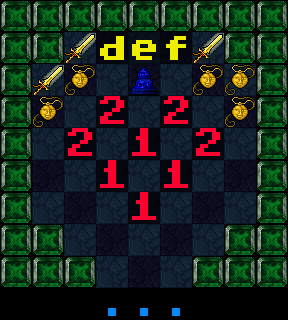

A level layout from a 2D game, rendered from its tile map. Below: a short description, then the map file with its tile-grid data intact:
An orthogonal 9x10 tile map with 32x32 px tiles, 3 tile layers (Tile Layer, Feature Layer, Tag Layer), 2 tilesets.

<map version="2017.05.26" orientation="orthogonal" renderorder="right-down" width="9" height="10" tilewidth="32" tileheight="32" backgroundcolor="#000000" nextobjectid="1">
 <properties>
  <property name="code" value=": ee_sif(_G)" />
  <property name="tags" value="ee_9x9" />
 </properties>
 <tileset firstgid="1" source="../tilesets/features.tsx" />
 <tileset firstgid="205" source="../tilesets/basic.tsx" />
 <layer name="Tile Layer" width="9" height="10">
  <data encoding="csv">
213,213,213,213,213,213,213,213,213,
213,213,285,279,285,279,285,213,213,
213,285,279,285,279,285,279,285,213,
213,279,285,279,285,279,285,279,213,
213,285,279,285,279,285,279,285,213,
213,279,285,279,285,279,285,279,213,
213,285,279,285,279,285,279,285,213,
213,213,285,279,285,279,285,213,213,
213,213,213,285,279,285,213,213,213,
0,0,0,205,205,205,0,0,0
</data>
 </layer>
 <layer name="Feature Layer" width="9" height="10">
  <data encoding="csv">
0,0,0,0,0,0,0,0,0,
0,0,16,17,18,19,16,0,0,
0,16,15,0,56,0,15,15,0,
0,15,0,29,0,29,0,15,0,
0,0,29,0,28,0,29,0,0,
0,0,0,28,0,28,0,0,0,
0,0,0,0,28,0,0,0,0,
0,0,0,0,0,0,0,0,0,
0,0,0,0,0,0,0,0,0,
0,0,0,0,0,0,0,0,0
</data>
 </layer>
 <layer name="Tag Layer" width="9" height="10">
  <data encoding="csv">
0,0,0,0,0,0,0,0,0,
0,0,0,0,0,0,0,0,0,
0,0,0,0,0,0,0,0,0,
0,0,0,0,0,0,0,0,0,
0,0,0,0,0,0,0,0,0,
0,0,0,0,0,0,0,0,0,
0,0,0,0,0,0,0,0,0,
0,0,0,0,0,0,0,0,0,
0,0,0,0,0,0,0,0,0,
0,0,0,0,0,0,0,0,0
</data>
 </layer>
 <objectgroup name="Scripting Layer" />
</map>
